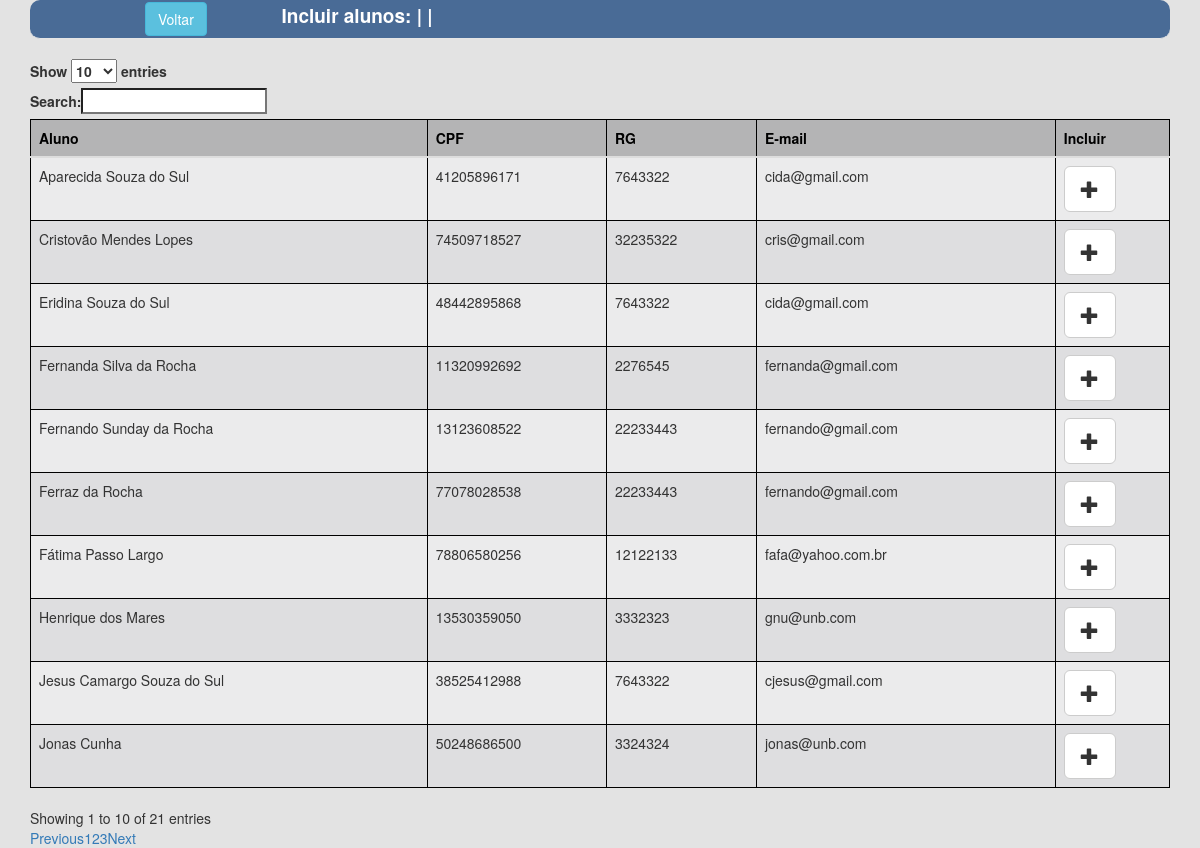
The app's page /fitnesslife/agendar/incluiralunos.php with its own data.
### tables this page shows
CREATE TABLE `tb_pessoa` (
  `cpf` varchar(11) NOT NULL,
  `nome` varchar(15) NOT NULL,
  `sobrenome` varchar(45) NOT NULL,
  `sexo` tinyint(1) NOT NULL,
  `data_nascimento` date NOT NULL,
  `endereco` varchar(80) NOT NULL,
  `uf` varchar(2) NOT NULL,
  `cidade` varchar(15) NOT NULL,
  `bairro` varchar(25) NOT NULL,
  `rg` varchar(20) NOT NULL,
  `telefone_residencial` varchar(18) NOT NULL,
  `telefone_celular` varchar(18) NOT NULL,
  `email` varchar(100) NOT NULL
);

### fitnesslife/dao/agendadao.php (called while the page is built, shortened)
<?php
include_once dirname(__FILE__) . DIRECTORY_SEPARATOR . '../classes/pessoa.php';
class AgendaDao extends Dao {
    function listarAlunosFora($idaula) {
        $pdo = Dao::getInstance();
        $sql = "SELECT p.nome, p.sobrenome, p.cpf, p.rg, p.email FROM tb_aluno al INNER JOIN tb_pessoa p on p.cpf = al.id_pessoa_cpf WHERE al.id_pessoa_cpf not in (select id_pessoa_cpf from tb_agendamento ag where ag.id_agenda_semanal = ? )";
        $result = $pdo->prepare($sql);
        $result->execute(array($idaula));
        $alunos = array();
        foreach ($result->fetchAll() as $linhaConsulta) {
            $pessoa = new Pessoa();
            $pessoa->setNome($linhaConsulta[0] . " " . $linhaConsulta[1]);
            $pessoa->setCpf($linhaConsulta[2]);
            $pessoa->setRg($linhaConsulta[3]);
            $pessoa->setEmail($linhaConsulta[4]);
            $alunos[] = $pessoa;
        }
        return $alunos;
    }
}

### fitnesslife/classes/pessoa.php (called while the page is built, shortened)
<?php
class Pessoa {
    private $nome;
    private $cpf;
    private $rg;
    private $email;
    function getNome() {
        return $this->nome;
    }
    function getCpf() {
        return $this->cpf;
    }
    function getRg() {
        return $this->rg;
    }
    function getEmail() {
        return $this->email;
    }
    function setNome($nome) {
        $this->nome = $nome;
    }
    function setCpf($cpf) {
        $this->cpf = $cpf;
    }
    function setRg($rg) {
        $this->rg = $rg;
    }
    function setEmail($email) {
        $this->email = $email;
    }
}
?>

### fitnesslife/agendar/incluiralunos.php (the view, shortened to what this page needs)
<?php
$idaula = $_SESSION['idaula'];
$dia = $_SESSION['dia'];
$horario = $_SESSION['horario'];
$nome = $_SESSION['nome'];
?>
<!DOCTYPE html>
<html>
    <head>
        <link rel="stylesheet" type="text/css" href="//cdn.datatables.net/plug-ins/1.10.7/integration/bootstrap/3/dataTables.bootstrap.css">
        <link rel="stylesheet" type="text/css" href="//maxcdn.bootstrapcdn.com/bootstrap/3.3.2/css/bootstrap.min.css">
    </head>
    <body>
        <div class="container">
            <legend>
                <div id="b"><a id="voltar" name="voltar" href="agendaralunos.php" class="btn btn-info">Voltar</a></div>
                <div id="d">Incluir alunos: <?php echo $nome . " | " . $dia . " | " . $horario ?></div>
            </legend>
            <div class="table-responsive">
                <table id="tabIncluirAlunos" class="table table-hover">
                    <thead>
                        <tr>
                            <th>Aluno</th>
                            <th>CPF</th>
                            <th>RG</th>
                            <th>E-mail</th>
                            <th>Incluir</th>
                        </tr>
                    </thead>
                    <tbody>
                        <?php
                        include_once dirname(__FILE__) . DIRECTORY_SEPARATOR . '../dao/agendadao.php';
                        $agendaDao = new AgendaDao();
                        $alunos = $agendaDao->listarAlunosFora($idaula);
                        foreach ($alunos as $pessoa) {
                            ?>
                            <tr>
                                <td><?php echo $pessoa->getNome(); ?></td>
                                <td><?php echo $pessoa->getCpf(); ?></td>
                                <td><?php echo $pessoa->getRg(); ?></td>
                                <td><?php echo $pessoa->getEmail(); ?></td>
                                <td> <a href="javascript:func()" onclick="confirmacao('<?php echo $pessoa->getCpf(); ?>', '<?php echo $pessoa->getNome(); ?>', '<?php echo $idaula; ?>')">
                                        <button type="button" class="btn btn-default btn-lg">
                                            <span class="glyphicon glyphicon-plus" aria-hidden="true"></span>
                                        </button>
                                    </a>
                                </td>
                            </tr>
                            <?php
                        }
                        ?>
                    </tbody>
                </table>
            </div>
        </div>
    </body>
</html>

### fitnesslife/agendar/incluiralunos.php (style rules this page uses)
body { background-color: #E3E3E3; }
legend { background : #496B96 ; color : #fff ; padding : 2px 115px ; font-size : 19px ; border-radius : 10px ; font-weight: bold; height: 39px; }
#d { text-align: left; width: 85%; float: right; }
#b { width: 15%; float: left; }
table, th, td { border: 1px solid black; border-collapse: collapse; }
th, td { padding: 5px; text-align: left; }
table tr:nth-child(even) { background-color: #DEDEE0; }
table tr:nth-child(odd) { background-color:#EBEBEC; }
table th { background-color: #B4B4B5; color: #000000; }

### records on screen
tb_pessoa: Nome "Fernanda Silva da Rocha", cpf "11320992692", rg "2276545", email "fernanda@gmail.com"
tb_pessoa: Nome "Fernando Sunday da Rocha", cpf "13123608522", rg "22233443", email "fernando@gmail.com"
tb_pessoa: Nome "Henrique dos Mares", cpf "13530359050", rg "3332323", email "gnu@unb.com"
tb_pessoa: Nome "Jesus Camargo Souza do Sul", cpf "38525412988", rg "7643322", email "cjesus@gmail.com"
tb_pessoa: Nome "Aparecida Souza do Sul", cpf "41205896171", rg "7643322", email "cida@gmail.com"
tb_pessoa: Nome "Eridina Souza do Sul", cpf "48442895868", rg "7643322", email "cida@gmail.com"
tb_pessoa: Nome "Jonas Cunha", cpf "50248686500", rg "3324324", email "jonas@unb.com"
tb_pessoa: Nome "Cristovão Mendes Lopes", cpf "74509718527", rg "32235322", email "cris@gmail.com"
tb_pessoa: Nome "Ferraz da Rocha", cpf "77078028538", rg "22233443", email "fernando@gmail.com"
tb_pessoa: Nome "Fátima Passo Largo", cpf "78806580256", rg "12122133", email "fafa@yahoo.com.br"
